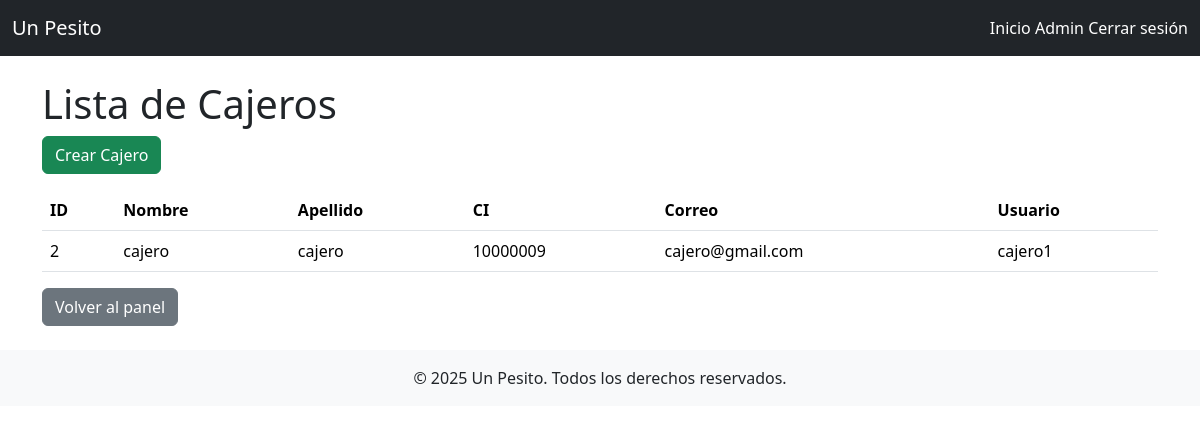
Screenshot of /admin/tellers (signed in) with the database file from the repository.
### app/models/user.py (models this page shows, shortened)
class User(UserMixin, db.Model):
    __tablename__ = 'user'
    id = db.Column(db.Integer, primary_key=True)
    nombre = db.Column(db.String(100), nullable=False)
    apellido = db.Column(db.String(100), nullable=False)
    ci = db.Column(db.String(20), unique=True, nullable=False)
    direccion = db.Column(db.String(200))
    saldo = db.Column(db.Float, default=0.0)
    telefono = db.Column(db.String(20))
    correo = db.Column(db.String(120), unique=True)
    username = db.Column(db.String(50), unique=True, nullable=False)
    password = db.Column(db.String(200), nullable=False)
    role = db.Column(db.String(20), default='cliente')
    balance = db.Column(db.Float, default=0.0)
    codigo_verificacion = db.Column(db.String(10))  # Código permanente del cajero
    transacciones = db.relationship('Transaction', backref='usuario', lazy=True)
    loans = db.relationship('Loan', backref='user', lazy=True)

### app/controllers/admin_controller.py (the view)
@admin_bp.route('/tellers')
@login_required
@admin_required
def teller_list():
    cajeros = User.query.filter_by(role='cajero').all()
    return render_template('admin/teller_list.html', cajeros=cajeros)

### app/controllers/admin_controller.py (called while the page is built)
def admin_required(f):
    from functools import wraps
    @wraps(f)
    def decorated_function(*args, **kwargs):
        if current_user.role != 'admin':
            flash("Acceso denegado: solo administradores.", 'danger')
            return redirect(url_for('user.dashboard'))
        return f(*args, **kwargs)
    return decorated_function

### app/controllers/auth_controller.py (called while the page is built)
@login_manager.user_loader
def load_user(user_id):
    return User.query.get(int(user_id))

### app/templates/admin/teller_list.html (shortened to what this page needs)
{% extends 'shared/base.html' %}
{% block content %}
<h1>Lista de Cajeros</h1>
<a href="{{ url_for('admin.teller_create') }}" class="btn btn-success mb-3">Crear Cajero</a>
<table class="table">
    <thead>
        <tr>
            <th>ID</th>
            <th>Nombre</th>
            <th>Apellido</th>
            <th>CI</th>
            <th>Correo</th>
            <th>Usuario</th>
        </tr>
    </thead>
    <tbody>
        {% for cajero in cajeros %}
        <tr>
            <td>{{ cajero.id }}</td>
            <td>{{ cajero.nombre }}</td>
            <td>{{ cajero.apellido }}</td>
            <td>{{ cajero.ci }}</td>
            <td>{{ cajero.correo }}</td>
            <td>{{ cajero.username }}</td>
        </tr>
        {% else %}
        <tr><td colspan="6">No hay cajeros registrados.</td></tr>
        {% endfor %}
    </tbody>
</table>
<a href="{{ url_for('admin.dashboard') }}" class="btn btn-secondary">Volver al panel</a>
{% endblock %}

### rows the page displays
User: id "2", nombre "cajero", apellido "cajero", ci "10000009", correo "cajero@gmail.com", username "cajero1"
